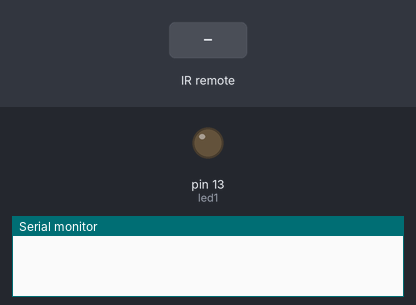
A sketch run on a simulated Arduino Uno, built with avr-gcc and run on an emulated ATmega328P. Parts: output pins drawn as LEDs (lit = HIGH), the last lines printed to the serial monitor. Inputs (shaded band) come from the test bench.

Above: at 1.2 s.
1.3 s: infrared code 0x538BC81 received
At 2.4 s:
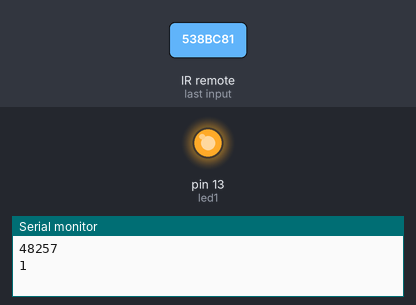
Timing chart, 0 to 4.3 s (numbered marks = the images above; inputs shaded):
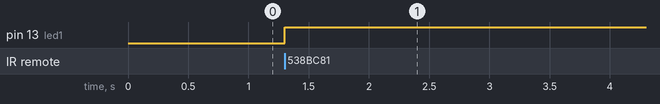

Measured:
- after the input at 1.3 s, pin 13 (led1): LOW → HIGH at once

The sketch:

IR_project_with_comments.ino
```cpp
#include <IRremote.h> //Library which allows us to communicate from our devise to arduino board.
int RECV_PIN = 3;  // Send the sign to the 3 deod(receiver).We power the 3-rd pin.
int led1 = 13; //
int val = 0;
//red

#define code1 0x538BC81 //The hashing code we generate from remote controller program, as we get them we can use the codes for creating bond among the reomte and the application.

IRrecv irrecv(RECV_PIN); //Here we mention which kind of signal we want to receive.
decode_results results; // As we receive the code we setup/.
void setup(){

irrecv.enableIRIn();
pinMode(led1, OUTPUT);
Serial.begin(9600);
}
void loop() {


if (irrecv.decode(&results)) { //
unsigned int value = results.value;
Serial.println(value); //Print the receiving value, for checking whether we receive the desired one and compare.
switch(value) { //If our code 1 compares with the value and they are equal it starts doing the below code .
case code1:
if(val == 0){ //If val equals 0 it means that our LID is swithed off, so the program needs to turn the LED on.
digitalWrite(led1,1);
val = 1; //As we switch on the light, we make our variable false in this case 1, for the next time for turning off the light.
}

else if(val == 1){ //If this block works, it means that our LID is on, we need to switch of the light.
digitalWrite(led1,0);
val = 0;
}
Serial.println(val);
break;

delay(50); //Delay is the thread function , which makes our application sleep for 50 miliseconds, which is equal to 1/50 second.


}
irrecv.resume();
}
}
```
